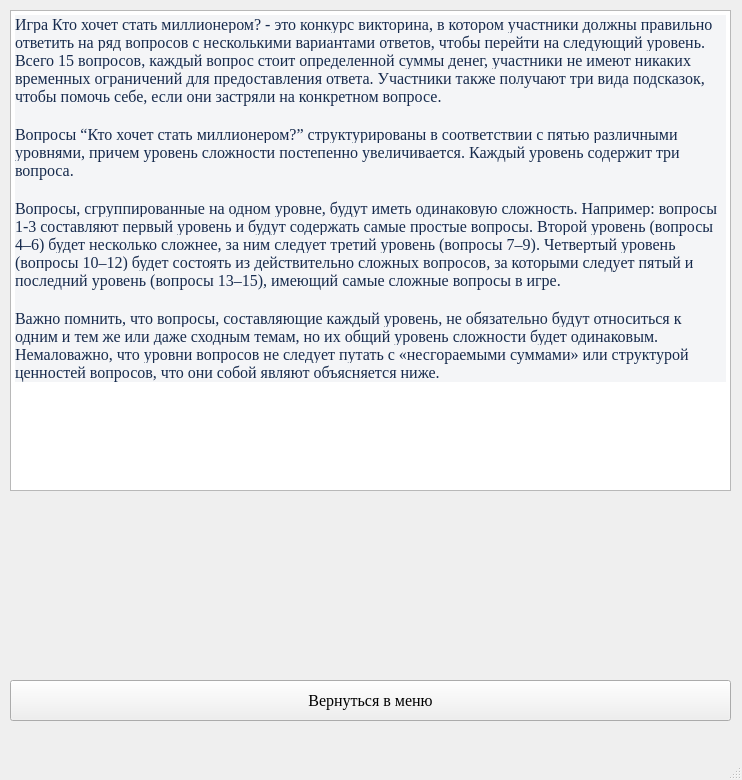
<?xml version="1.0" encoding="UTF-8"?>
<ui version="4.0">
 <class>MainWindow</class>
 <widget class="QMainWindow" name="MainWindow">
  <property name="geometry">
   <rect>
    <x>0</x>
    <y>0</y>
    <width>742</width>
    <height>780</height>
   </rect>
  </property>
  <property name="font">
   <font>
    <family>Times New Roman</family>
    <pointsize>12</pointsize>
   </font>
  </property>
  <property name="windowTitle">
   <string>MainWindow</string>
  </property>
  <widget class="QWidget" name="centralwidget">
   <widget class="QTextEdit" name="textEdit">
    <property name="geometry">
     <rect>
      <x>10</x>
      <y>10</y>
      <width>721</width>
      <height>481</height>
     </rect>
    </property>
    <property name="html">
     <string>&lt;!DOCTYPE HTML PUBLIC &quot;-//W3C//DTD HTML 4.0//EN&quot; &quot;http://www.w3.org/TR/REC-html40/strict.dtd&quot;&gt;
&lt;html&gt;&lt;head&gt;&lt;meta name=&quot;qrichtext&quot; content=&quot;1&quot; /&gt;&lt;style type=&quot;text/css&quot;&gt;
p, li { white-space: pre-wrap; }
&lt;/style&gt;&lt;/head&gt;&lt;body style=&quot; font-family:'Times New Roman'; font-size:12pt; font-weight:400; font-style:normal;&quot;&gt;
&lt;p style=&quot; margin-top:0px; margin-bottom:0px; margin-left:0px; margin-right:0px; -qt-block-indent:0; text-indent:0px; background-color:#f4f5f7;&quot;&gt;&lt;span style=&quot; font-family:'-apple-system,BlinkMacSystemFont,Segoe UI,Roboto,Noto Sans,Ubuntu,Droid Sans,Helvetica Neue,sans-serif'; color:#172b4d; background-color:#f4f5f7;&quot;&gt;Игра Кто хочет стать миллионером? - это конкурс викторина, в котором участники должны правильно ответить на ряд вопросов с несколькими вариантами ответов, чтобы перейти на следующий уровень. Всего 15 вопросов, каждый вопрос стоит определенной суммы денег, участники не имеют никаких временных ограничений для предоставления ответа. Участники также получают три вида подсказок, чтобы помочь себе, если они застряли на конкретном вопросе.&lt;/span&gt;&lt;/p&gt;
&lt;p style=&quot;-qt-paragraph-type:empty; margin-top:0px; margin-bottom:0px; margin-left:0px; margin-right:0px; -qt-block-indent:0; text-indent:0px; font-family:'-apple-system,BlinkMacSystemFont,Segoe UI,Roboto,Noto Sans,Ubuntu,Droid Sans,Helvetica Neue,sans-serif'; color:#172b4d; background-color:#f4f5f7;&quot;&gt;&lt;br /&gt;&lt;/p&gt;
&lt;p style=&quot; margin-top:0px; margin-bottom:0px; margin-left:0px; margin-right:0px; -qt-block-indent:0; text-indent:0px; background-color:#f4f5f7;&quot;&gt;&lt;span style=&quot; font-family:'-apple-system,BlinkMacSystemFont,Segoe UI,Roboto,Noto Sans,Ubuntu,Droid Sans,Helvetica Neue,sans-serif'; color:#172b4d; background-color:#f4f5f7;&quot;&gt;Вопросы “Кто хочет стать миллионером?” структурированы в соответствии с пятью различными уровнями, причем уровень сложности постепенно увеличивается. Каждый уровень содержит три вопроса.&lt;/span&gt;&lt;/p&gt;
&lt;p style=&quot;-qt-paragraph-type:empty; margin-top:0px; margin-bottom:0px; margin-left:0px; margin-right:0px; -qt-block-indent:0; text-indent:0px; font-family:'-apple-system,BlinkMacSystemFont,Segoe UI,Roboto,Noto Sans,Ubuntu,Droid Sans,Helvetica Neue,sans-serif'; color:#172b4d; background-color:#f4f5f7;&quot;&gt;&lt;br /&gt;&lt;/p&gt;
&lt;p style=&quot; margin-top:0px; margin-bottom:0px; margin-left:0px; margin-right:0px; -qt-block-indent:0; text-indent:0px; background-color:#f4f5f7;&quot;&gt;&lt;span style=&quot; font-family:'-apple-system,BlinkMacSystemFont,Segoe UI,Roboto,Noto Sans,Ubuntu,Droid Sans,Helvetica Neue,sans-serif'; color:#172b4d; background-color:#f4f5f7;&quot;&gt;Вопросы, сгруппированные на одном уровне, будут иметь одинаковую сложность. Например: вопросы 1-3 составляют первый уровень и будут содержать самые простые вопросы. Второй уровень (вопросы 4–6) будет несколько сложнее, за ним следует третий уровень (вопросы 7–9). Четвертый уровень (вопросы 10–12) будет состоять из действительно сложных вопросов, за которыми следует пятый и последний уровень (вопросы 13–15), имеющий самые сложные вопросы в игре.&lt;/span&gt;&lt;/p&gt;
&lt;p style=&quot;-qt-paragraph-type:empty; margin-top:0px; margin-bottom:0px; margin-left:0px; margin-right:0px; -qt-block-indent:0; text-indent:0px; font-family:'-apple-system,BlinkMacSystemFont,Segoe UI,Roboto,Noto Sans,Ubuntu,Droid Sans,Helvetica Neue,sans-serif'; color:#172b4d; background-color:#f4f5f7;&quot;&gt;&lt;br /&gt;&lt;/p&gt;
&lt;p style=&quot; margin-top:0px; margin-bottom:0px; margin-left:0px; margin-right:0px; -qt-block-indent:0; text-indent:0px; background-color:#f4f5f7;&quot;&gt;&lt;span style=&quot; font-family:'-apple-system,BlinkMacSystemFont,Segoe UI,Roboto,Noto Sans,Ubuntu,Droid Sans,Helvetica Neue,sans-serif'; color:#172b4d; background-color:#f4f5f7;&quot;&gt;Важно помнить, что вопросы, составляющие каждый уровень, не обязательно будут относиться к одним и тем же или даже сходным темам, но их общий уровень сложности будет одинаковым. Немаловажно, что уровни вопросов не следует путать с «несгораемыми суммами» или структурой ценностей вопросов, что они собой являют объясняется ниже.&lt;/span&gt;&lt;/p&gt;&lt;/body&gt;&lt;/html&gt;</string>
    </property>
   </widget>
   <widget class="QPushButton" name="pushButton">
    <property name="geometry">
     <rect>
      <x>10</x>
      <y>680</y>
      <width>721</width>
      <height>41</height>
     </rect>
    </property>
    <property name="font">
     <font>
      <family>Times New Roman</family>
      <pointsize>12</pointsize>
     </font>
    </property>
    <property name="text">
     <string>Вернуться в меню</string>
    </property>
   </widget>
  </widget>
  <widget class="QMenuBar" name="menubar">
   <property name="geometry">
    <rect>
     <x>0</x>
     <y>0</y>
     <width>742</width>
     <height>25</height>
    </rect>
   </property>
  </widget>
  <widget class="QStatusBar" name="statusbar"/>
 </widget>
 <resources/>
 <connections/>
</ui>
